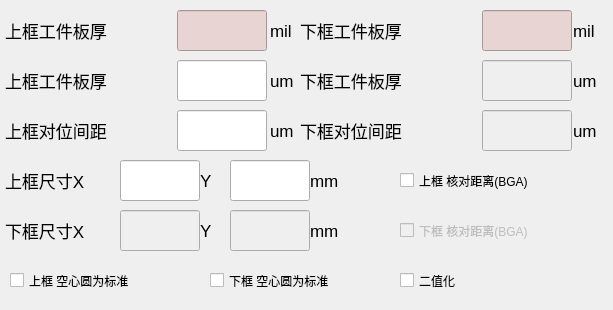
   <widget class="QWidget" name="page_pt">
    <widget class="QLabel" name="label_down_piecehightmil">
     <property name="geometry">
      <rect>
       <x>300</x>
       <y>10</y>
       <width>181</width>
       <height>41</height>
      </rect>
     </property>
     <property name="font">
      <font>
       <pointsize>13</pointsize>
      </font>
     </property>
     <property name="text">
      <string>下框工件板厚</string>
     </property>
    </widget>
    <widget class="QLineEdit" name="lineEdit_down_piecehightmil">
     <property name="enabled">
      <bool>false</bool>
     </property>
     <property name="geometry">
      <rect>
       <x>482</x>
       <y>10</y>
       <width>90</width>
       <height>41</height>
      </rect>
     </property>
     <property name="font">
      <font>
       <pointsize>13</pointsize>
      </font>
     </property>
     <property name="styleSheet">
      <string notr="true">background-color: rgb(233, 212, 212);</string>
     </property>
     <property name="readOnly">
      <bool>false</bool>
     </property>
    </widget>
    <widget class="QLabel" name="label_up_pieceunitmil">
     <property name="geometry">
      <rect>
       <x>270</x>
       <y>10</y>
       <width>31</width>
       <height>41</height>
      </rect>
     </property>
     <property name="font">
      <font>
       <pointsize>13</pointsize>
      </font>
     </property>
     <property name="text">
      <string>mil</string>
     </property>
    </widget>
    <widget class="QLabel" name="label_up_piecehightmil">
     <property name="geometry">
      <rect>
       <x>5</x>
       <y>10</y>
       <width>171</width>
       <height>41</height>
      </rect>
     </property>
     <property name="font">
      <font>
       <pointsize>13</pointsize>
      </font>
     </property>
     <property name="text">
      <string>上框工件板厚</string>
     </property>
    </widget>
    <widget class="QLineEdit" name="lineEdit_up_piecehightmil">
     <property name="geometry">
      <rect>
       <x>177</x>
       <y>10</y>
       <width>90</width>
       <height>41</height>
      </rect>
     </property>
     <property name="font">
      <font>
       <pointsize>13</pointsize>
      </font>
     </property>
     <property name="styleSheet">
      <string notr="true">background-color: rgb(233, 212, 212);</string>
     </property>
     <property name="readOnly">
      <bool>false</bool>
     </property>
    </widget>
    <widget class="QLabel" name="label_down_pieceunitmil">
     <property name="geometry">
      <rect>
       <x>573</x>
       <y>10</y>
       <width>31</width>
       <height>41</height>
      </rect>
     </property>
     <property name="font">
      <font>
       <pointsize>13</pointsize>
      </font>
     </property>
     <property name="text">
      <string>mil</string>
     </property>
    </widget>
    <widget class="QLineEdit" name="lineEdit_up_piecehight">
     <property name="geometry">
      <rect>
       <x>177</x>
       <y>60</y>
       <width>90</width>
       <height>41</height>
      </rect>
     </property>
    </widget>
    <widget class="QLabel" name="label_up_piecehight">
     <property name="geometry">
      <rect>
       <x>5</x>
       <y>60</y>
       <width>171</width>
       <height>41</height>
      </rect>
     </property>
     <property name="font">
      <font>
       <pointsize>13</pointsize>
      </font>
     </property>
     <property name="text">
      <string>上框工件板厚</string>
     </property>
    </widget>
    <widget class="QLabel" name="label_down_piecehight">
     <property name="geometry">
      <rect>
       <x>300</x>
       <y>60</y>
       <width>181</width>
       <height>41</height>
      </rect>
     </property>
     <property name="font">
      <font>
       <pointsize>13</pointsize>
      </font>
     </property>
     <property name="text">
      <string>下框工件板厚</string>
     </property>
    </widget>
    <widget class="QLabel" name="label_up_pieceunit">
     <property name="geometry">
      <rect>
       <x>270</x>
       <y>60</y>
       <width>31</width>
       <height>41</height>
      </rect>
     </property>
     <property name="font">
      <font>
       <pointsize>13</pointsize>
      </font>
     </property>
     <property name="text">
      <string>um</string>
     </property>
    </widget>
    <widget class="QLineEdit" name="lineEdit_down_piecehight">
     <property name="enabled">
      <bool>false</bool>
     </property>
     <property name="geometry">
      <rect>
       <x>482</x>
       <y>60</y>
       <width>90</width>
       <height>41</height>
      </rect>
     </property>
    </widget>
    <widget class="QLabel" name="label_down_pieceunit">
     <property name="geometry">
      <rect>
       <x>573</x>
       <y>60</y>
       <width>31</width>
       <height>41</height>
      </rect>
     </property>
     <property name="font">
      <font>
       <pointsize>13</pointsize>
      </font>
     </property>
     <property name="text">
      <string>um</string>
     </property>
    </widget>
    <widget class="QLabel" name="label_down_dwdistance">
     <property name="geometry">
      <rect>
       <x>300</x>
       <y>110</y>
       <width>181</width>
       <height>41</height>
      </rect>
     </property>
     <property name="font">
      <font>
       <pointsize>13</pointsize>
      </font>
     </property>
     <property name="text">
      <string>下框对位间距</string>
     </property>
    </widget>
    <widget class="QLineEdit" name="lineEdit_up_dwdistance">
     <property name="geometry">
      <rect>
       <x>177</x>
       <y>110</y>
       <width>90</width>
       <height>41</height>
      </rect>
     </property>
    </widget>
    <widget class="QLabel" name="label_down_dwdistanceunit">
     <property name="geometry">
      <rect>
       <x>573</x>
       <y>110</y>
       <width>31</width>
       <height>41</height>
      </rect>
     </property>
     <property name="font">
      <font>
       <pointsize>13</pointsize>
      </font>
     </property>
     <property name="text">
      <string>um</string>
     </property>
    </widget>
    <widget class="QLabel" name="label_up_dwdistanceunit">
     <property name="geometry">
      <rect>
       <x>270</x>
       <y>110</y>
       <width>31</width>
       <height>41</height>
      </rect>
     </property>
     <property name="font">
      <font>
       <pointsize>13</pointsize>
      </font>
     </property>
     <property name="text">
      <string>um</string>
     </property>
    </widget>
    <widget class="QLabel" name="label_up_dwdistance">
     <property name="geometry">
      <rect>
       <x>5</x>
       <y>110</y>
       <width>171</width>
       <height>41</height>
      </rect>
     </property>
     <property name="font">
      <font>
       <pointsize>13</pointsize>
      </font>
     </property>
     <property name="text">
      <string>上框对位间距</string>
     </property>
    </widget>
    <widget class="QLineEdit" name="lineEdit_down_dwdistance">
     <property name="enabled">
      <bool>false</bool>
     </property>
     <property name="geometry">
      <rect>
       <x>482</x>
       <y>110</y>
       <width>90</width>
       <height>41</height>
      </rect>
     </property>
    </widget>
    <widget class="QLineEdit" name="lineEdit_up_xlength">
     <property name="geometry">
      <rect>
       <x>120</x>
       <y>160</y>
       <width>80</width>
       <height>41</height>
      </rect>
     </property>
    </widget>
    <widget class="QLabel" name="label_up_xlength">
     <property name="geometry">
      <rect>
       <x>5</x>
       <y>160</y>
       <width>111</width>
       <height>41</height>
      </rect>
     </property>
     <property name="font">
      <font>
       <pointsize>13</pointsize>
      </font>
     </property>
     <property name="text">
      <string>上框尺寸X</string>
     </property>
    </widget>
    <widget class="QLabel" name="label_up_ylength">
     <property name="geometry">
      <rect>
       <x>200</x>
       <y>160</y>
       <width>16</width>
       <height>41</height>
      </rect>
     </property>
     <property name="font">
      <font>
       <pointsize>13</pointsize>
      </font>
     </property>
     <property name="text">
      <string>Y</string>
     </property>
    </widget>
    <widget class="QLineEdit" name="lineEdit_up_ylength">
     <property name="geometry">
      <rect>
       <x>230</x>
       <y>160</y>
       <width>80</width>
       <height>41</height>
      </rect>
     </property>
    </widget>
    <widget class="QLabel" name="label_up_xylengthunit">
     <property name="geometry">
      <rect>
       <x>310</x>
       <y>160</y>
       <width>31</width>
       <height>41</height>
      </rect>
     </property>
     <property name="font">
      <font>
       <pointsize>13</pointsize>
      </font>
     </property>
     <property name="text">
      <string>mm</string>
     </property>
    </widget>
    <widget class="QLineEdit" name="lineEdit_down_ylength">
     <property name="enabled">
      <bool>false</bool>
     </property>
     <property name="geometry">
      <rect>
       <x>230</x>
       <y>210</y>
       <width>80</width>
       <height>41</height>
      </rect>
     </property>
    </widget>
    <widget class="QLineEdit" name="lineEdit_down_xlength">
     <property name="enabled">
      <bool>false</bool>
     </property>
     <property name="geometry">
      <rect>
       <x>120</x>
       <y>210</y>
       <width>80</width>
       <height>41</height>
      </rect>
     </property>
    </widget>
    <widget class="QLabel" name="label_down_xylengthunit">
     <property name="geometry">
      <rect>
       <x>310</x>
       <y>210</y>
       <width>31</width>
       <height>41</height>
      </rect>
     </property>
     <property name="font">
      <font>
       <pointsize>13</pointsize>
      </font>
     </property>
     <property name="text">
      <string>mm</string>
     </property>
    </widget>
    <widget class="QLabel" name="label_down_xlength">
     <property name="geometry">
      <rect>
       <x>5</x>
       <y>210</y>
       <width>111</width>
       <height>41</height>
      </rect>
     </property>
     <property name="font">
      <font>
       <pointsize>13</pointsize>
      </font>
     </property>
     <property name="text">
      <string>下框尺寸X</string>
     </property>
    </widget>
    <widget class="QLabel" name="label_down_ylength">
     <property name="geometry">
      <rect>
       <x>200</x>
       <y>210</y>
       <width>16</width>
       <height>41</height>
      </rect>
     </property>
     <property name="font">
      <font>
       <pointsize>13</pointsize>
      </font>
     </property>
     <property name="text">
      <string>Y</string>
     </property>
    </widget>
    <widget class="QCheckBox" name="checkBox_up_cycle">
     <property name="geometry">
      <rect>
       <x>10</x>
       <y>260</y>
       <width>181</width>
       <height>41</height>
      </rect>
     </property>
     <property name="text">
      <string>上框 空心圆为标准</string>
     </property>
    </widget>
    <widget class="QCheckBox" name="checkBox_down_cycle">
     <property name="geometry">
      <rect>
       <x>210</x>
       <y>260</y>
       <width>181</width>
       <height>41</height>
      </rect>
     </property>
     <property name="text">
      <string>下框 空心圆为标准</string>
     </property>
    </widget>
    <widget class="QCheckBox" name="checkBox_up_checkdistance">
     <property name="geometry">
      <rect>
       <x>400</x>
       <y>160</y>
       <width>191</width>
       <height>41</height>
      </rect>
     </property>
     <property name="text">
      <string>上框 核对距离(BGA)</string>
     </property>
    </widget>
    <widget class="QCheckBox" name="checkBox_down_checkdistance">
     <property name="enabled">
      <bool>false</bool>
     </property>
     <property name="geometry">
      <rect>
       <x>400</x>
       <y>210</y>
       <width>191</width>
       <height>41</height>
      </rect>
     </property>
     <property name="text">
      <string>下框 核对距离(BGA)</string>
     </property>
    </widget>
    <widget class="QCheckBox" name="checkBox_binarization">
     <property name="geometry">
      <rect>
       <x>400</x>
       <y>260</y>
       <width>171</width>
       <height>41</height>
      </rect>
     </property>
     <property name="text">
      <string>二值化</string>
     </property>
    </widget>
   </widget>
